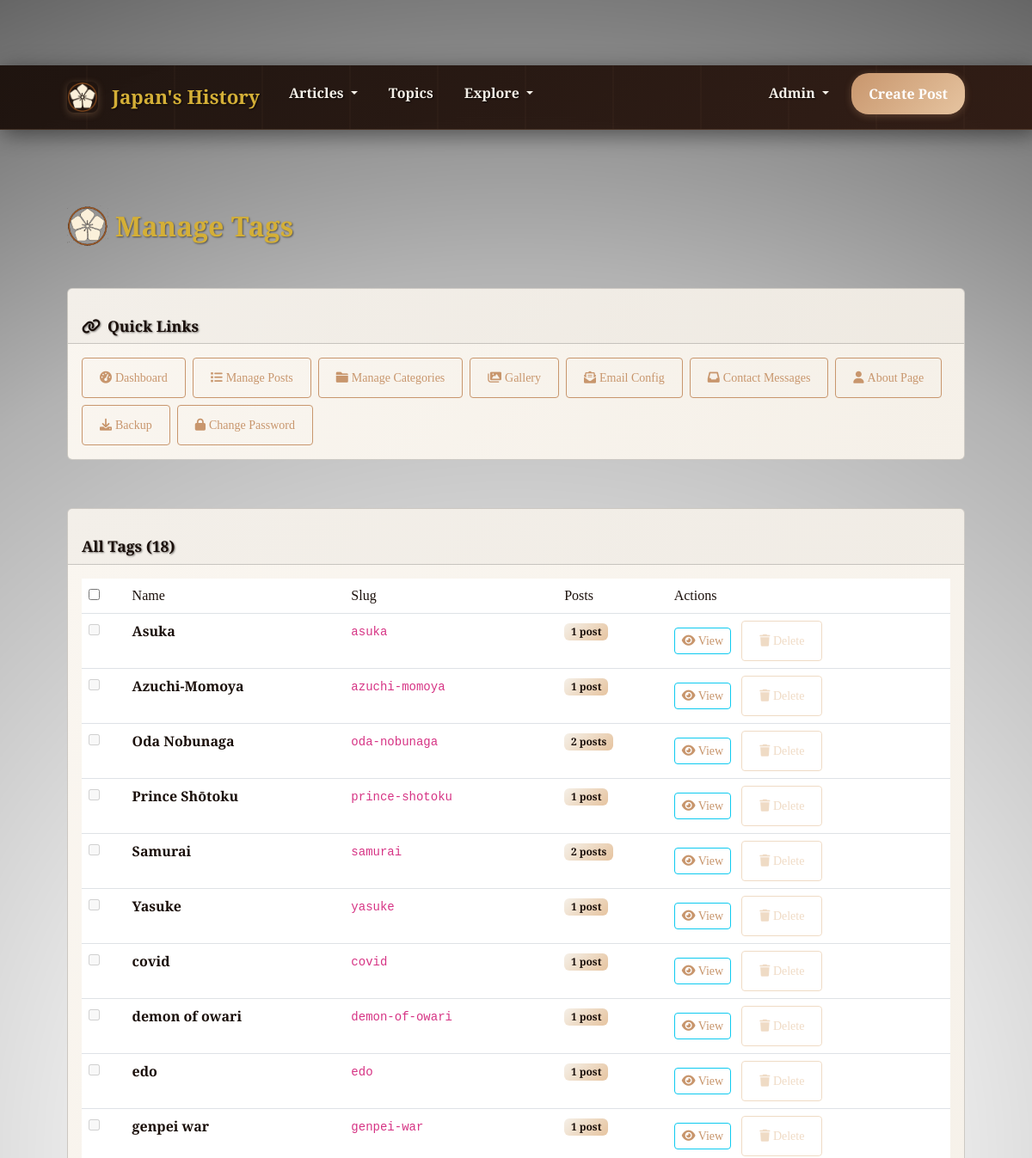
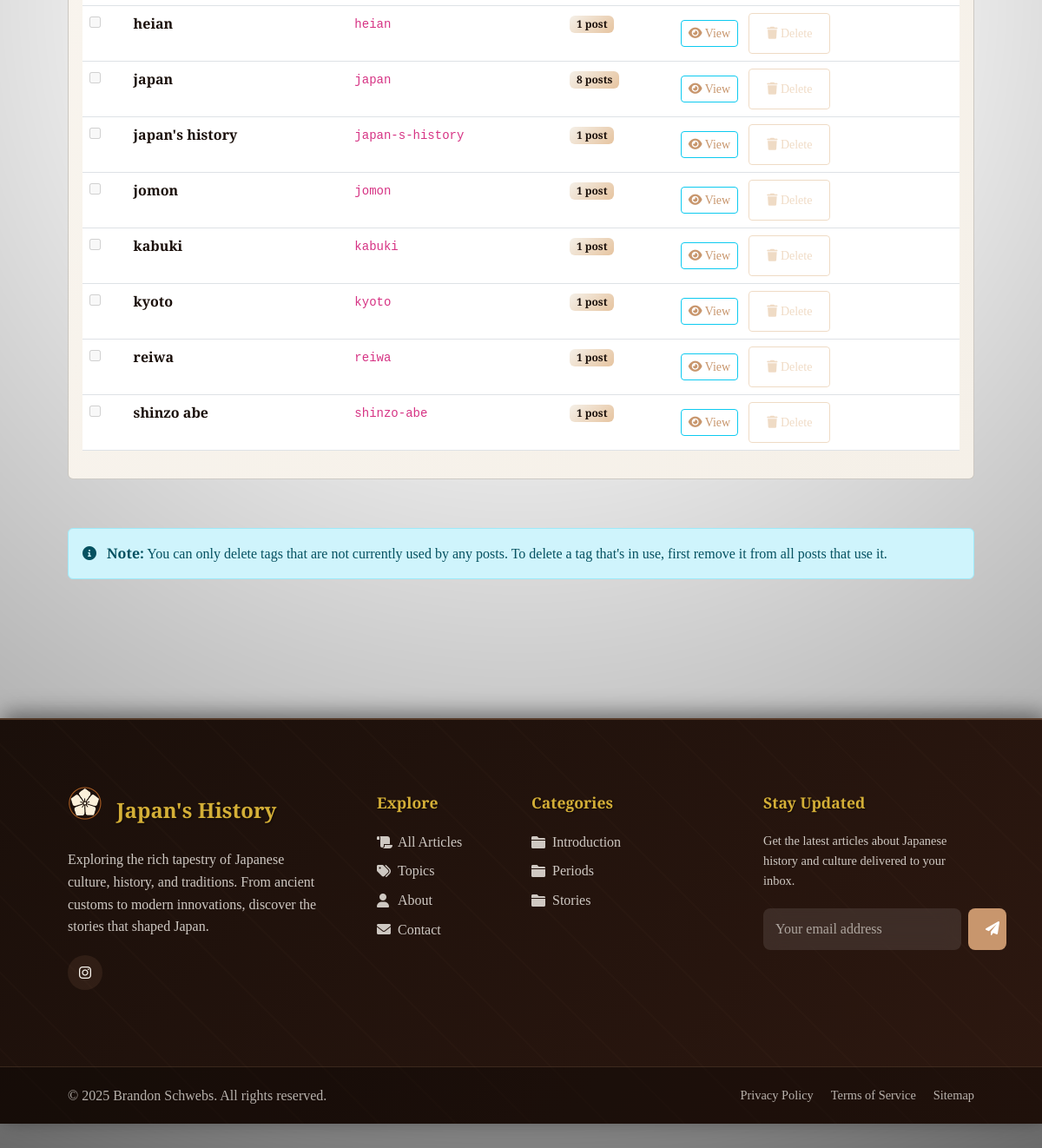
Page /admin/tags (signed in) on the committed database (2 pictures, top to bottom).
### tables this page shows
CREATE TABLE tags (
                id INTEGER PRIMARY KEY AUTOINCREMENT,
                name TEXT UNIQUE NOT NULL,
                slug TEXT UNIQUE NOT NULL,
                created_at TIMESTAMP DEFAULT CURRENT_TIMESTAMP
            );

CREATE TABLE social_links (
                id INTEGER PRIMARY KEY AUTOINCREMENT,
                name TEXT NOT NULL,
                url TEXT NOT NULL,
                icon_class TEXT NOT NULL,
                display_order INTEGER DEFAULT 0,
                is_active BOOLEAN DEFAULT 1,
                created_at TIMESTAMP DEFAULT CURRENT_TIMESTAMP,
                updated_at TIMESTAMP DEFAULT CURRENT_TIMESTAMP
            );

CREATE TABLE categories (
                id INTEGER PRIMARY KEY AUTOINCREMENT,
                name TEXT UNIQUE NOT NULL,
                slug TEXT UNIQUE NOT NULL,
                description TEXT,
                created_at TIMESTAMP DEFAULT CURRENT_TIMESTAMP
            );

### routes/admin.py (the view)
@admin.route('/admin/tags')
@admin_required
def admin_tags():
    tags = TagModel.get_all_tags()
    return render_template('admin/tags.html', tags=tags)

### templates/admin/tags.html (shortened to what this page needs)
{% extends "base.html" %}
{% block content %}
<div class="d-flex justify-content-between align-items-center mb-4">
    <h1 class="d-flex align-items-center" style="font-size: 2rem;"><img src="{{ url_for('static', filename='img/Japanese History Blog Logo - Styled.png') }}" alt="Japan's History Logo" class="me-2" style="height: 48px; width: 48px;">Manage Tags</h1>
</div>
<div class="row mb-4">
    <div class="col-12">
        <div class="card">
            <div class="card-header d-flex justify-content-between align-items-center">
                <h5 class="mb-0"><i class="fas fa-link me-2"></i>Quick Links</h5>
            </div>
            <div class="card-body">
                <div class="collapse d-md-block" id="quickLinksCollapseTags">
                    <div class="d-flex flex-wrap gap-2">
                        <a href="{{ url_for('admin.admin_dashboard') }}" class="btn btn-outline-primary btn-sm">
                            <i class="fas fa-tachometer-alt me-1"></i>Dashboard
                        </a>
                        <a href="{{ url_for('admin.admin_posts') }}" class="btn btn-outline-primary btn-sm">
                            <i class="fas fa-list me-1"></i>Manage Posts
                        </a>
                        <a href="{{ url_for('admin.admin_categories') }}" class="btn btn-outline-primary btn-sm">
                            <i class="fas fa-folder me-1"></i>Manage Categories
                        </a>
                        <a href="{{ url_for('admin.admin_gallery') }}" class="btn btn-outline-primary btn-sm">
                            <i class="fas fa-images me-1"></i>Gallery
                        </a>
                        <a href="{{ url_for('admin.admin_email_config') }}" class="btn btn-outline-primary btn-sm">
                            <i class="fas fa-envelope-open-text me-1"></i>Email Config
                        </a>
                        <a href="{{ url_for('admin.admin_contact_messages') }}" class="btn btn-outline-primary btn-sm">
                            <i class="fas fa-inbox me-1"></i>Contact Messages
                        </a>
                        <a href="{{ url_for('admin.admin_about') }}" class="btn btn-outline-primary btn-sm">
                            <i class="fas fa-user me-1"></i>About Page
                        </a>
                        <a href="{{ url_for('admin.admin_backup') }}" class="btn btn-outline-primary btn-sm">
                            <i class="fas fa-download me-1"></i>Backup
                        </a>
                        <a href="{{ url_for('admin.admin_change_password') }}" class="btn btn-outline-primary btn-sm">
                            <i class="fas fa-lock me-1"></i>Change Password
                        </a>
                    </div>
                </div>
            </div>
        </div>
    </div>
</div>
{% if tags %}
<div class="row">
    <div class="col-12">
        <div class="card">
            <div class="card-header">
                <h5 class="mb-0">All Tags ({{ tags|length }})</h5>
            </div>
            <div class="card-body">
                <div class="table-responsive">
                    <table class="table table-hover">
                        <thead>
                            <tr>
                                <th>
                                    <input type="checkbox" id="selectAll" onchange="toggleSelectAll()">
                                </th>
                                <th>Name</th>
                                <th>Slug</th>
                                <th>Posts</th>
                                <th>Actions</th>
                            </tr>
                        </thead>
                        <tbody>
                            {% for tag in tags %}
                            <tr>
                                <td>
                                    <input type="checkbox" class="tag-checkbox" value="{{ tag.id }}"
                                           onchange="updateBulkDeleteButton()"
                                           {% if tag.post_count > 0 %}disabled title="Cannot delete tags in use"{% endif %}>
                                </td>
                                <td>
                                    <strong>{{ tag.name }}</strong>
                                </td>
                                <td>
                                    <code>{{ tag.slug }}</code>
                                </td>
                                <td>
                                    <span class="badge bg-{{ 'primary' if tag.post_count > 0 else 'secondary' }}">
                                        {{ tag.post_count }} post{{ 's' if tag.post_count != 1 else '' }}
                                    </span>
                                </td>
                                <td>
                                    <a href="{{ url_for('search.posts_by_tag', slug=tag.slug) }}"
                                       class="btn btn-sm btn-outline-info me-2" target="_blank">
                                        <i class="fas fa-eye"></i> View
                                    </a>
                                    {% if tag.post_count == 0 %}
                                    <form method="POST" action="{{ url_for('admin.admin_delete_tag', tag_id=tag.id) }}"
                                          class="d-inline"
                                          onsubmit="return confirm('Are you sure you want to delete the tag \'{{ tag.name }}\'? This action cannot be undone.');">
                                        <input type="hidden" name="csrf_token" value="{{ csrf_token() }}"/>
                                        <button type="submit" class="btn btn-sm btn-outline-danger">
                                            <i class="fas fa-trash"></i> Delete
                                        </button>
                                    </form>
                                    {% else %}
                                    <button class="btn btn-sm btn-outline-secondary" disabled
                                            title="Cannot delete tags that are in use">
                                        <i class="fas fa-trash"></i> Delete
                                    </button>
                                    {% endif %}
                                </td>
                            </tr>
                            {% endfor %}
                        </tbody>
                    </table>
                </div>
            </div>
        </div>
    </div>
</div>
<div class="row mt-4">
    <div class="col-12">
        <div class="alert alert-info">
            <i class="fas fa-info-circle me-2"></i>
            <strong>Note:</strong> You can only delete tags that are not currently used by any posts.
            To delete a tag that's in use, first remove it from all posts that use it.
        </div>
    </div>
</div>
{% endif %}
{% endblock %}

### templates/base.html (shortened to what this page needs)
<!DOCTYPE html>
<html lang="en">
<head>
    <link href="https://cdn.jsdelivr.net/npm/bootstrap@5.3.0/dist/css/bootstrap.min.css" rel="stylesheet">
    <link href="https://cdnjs.cloudflare.com/ajax/libs/font-awesome/6.0.0/css/all.min.css" rel="stylesheet">
    <link href="{{ url_for('static', filename='css/style.css') }}" rel="stylesheet">
</head>
<body>
    <nav class="navbar navbar-expand-lg fixed-top navbar-enhanced">
        <div class="container">
            <a class="navbar-brand navbar-brand-enhanced d-flex align-items-center" href="{{ url_for('main.index') }}">
                <img src="{{ url_for('static', filename='img/Japanese History Blog Logo - Styled.png') }}"
                     alt="Japan's History Logo" class="navbar-logo-enhanced me-3">
                Japan's History
            </a>
            <div class="collapse navbar-collapse" id="navbarNav">
                <ul class="navbar-nav me-auto">
                    <li class="nav-item dropdown">
                        <a class="nav-link nav-link-enhanced dropdown-toggle" href="{{ url_for('main.articles') }}"
                           role="button" data-bs-toggle="dropdown" aria-expanded="false">
                            Articles
                        </a>
                    </li>
                    <li class="nav-item">
                        <a class="nav-link nav-link-enhanced" href="{{ url_for('search.all_tags') }}">
                            Topics
                        </a>
                    </li>
                    <li class="nav-item dropdown">
                        <a class="nav-link nav-link-enhanced dropdown-toggle" href="#"
                           role="button" data-bs-toggle="dropdown" aria-expanded="false">
                            Explore
                        </a>
                    </li>
                </ul>
                <ul class="navbar-nav">
                    {% if is_admin_logged_in %}
                    <li class="nav-item dropdown d-flex align-items-center">
                        <a class="nav-link nav-link-enhanced dropdown-toggle" href="#"
                           role="button" data-bs-toggle="dropdown">
                            Admin
                        </a>
                    </li>
                    {% endif %}
                    {% if is_admin_logged_in %}
                    <li class="nav-item d-flex align-items-center">
                        <a class="nav-cta-btn" href="{{ url_for('posts.create_post') }}">
                            Create Post
                        </a>
                    </li>
                    {% else %}
                    <li class="nav-item">
                        <a class="nav-link nav-link-enhanced" href="{{ url_for('auth.admin_login') }}">
                            Admin
                        </a>
                    </li>
                    {% endif %}
                </ul>
            </div>
        </div>
    </nav>
    <main class="content-section">
        <div class="container mt-4">
            {% block content %}{% endblock %}
        </div>
    </main>
    <footer class="footer-enhanced">
        <div class="footer-main">
            <div class="container">
                <div class="row">
                    <div class="col-lg-4 col-md-6 mb-4">
                        <div class="footer-brand">
                            <div class="d-flex align-items-center mb-3">
                                <img src="{{ url_for('static', filename='img/Japanese History Blog Logo - Styled.png') }}"
                                     alt="Japan's History Logo" class="me-3" style="height: 40px; width: 40px; border-radius: 8px;">
                                <h4>Japan's History</h4>
                            </div>
                            <p>Exploring the rich tapestry of Japanese culture, history, and traditions. From ancient customs to modern innovations, discover the stories that shaped Japan.</p>
                            {% if social_links %}
                            <div class="footer-social">
                                {% for link in social_links %}
                                <a href="{{ link.url }}" class="social-link" title="{{ link.name }}" target="_blank" rel="noopener noreferrer">
                                    <i class="{{ link.icon_class }}"></i>
                                </a>
                                {% endfor %}
                            </div>
                            {% endif %}
                        </div>
                    </div>
                    <div class="col-lg-2 col-md-6 mb-4">
                        <div class="footer-links">
                            <h5>Explore</h5>
                            <ul>
                                <li><a href="{{ url_for('main.articles') }}">
                                    <i class="fas fa-scroll"></i>All Articles
                                </a></li>
                                <li><a href="{{ url_for('search.all_tags') }}">
                                    <i class="fas fa-tags"></i>Topics
                                </a></li>
                                <li><a href="{{ url_for('main.about') }}">
                                    <i class="fas fa-user"></i>About
                                </a></li>
                                <li><a href="{{ url_for('main.contact') }}">
                                    <i class="fas fa-envelope"></i>Contact
                                </a></li>
                            </ul>
                        </div>
                    </div>
                    <div class="col-lg-3 col-md-6 mb-4">
                        <div class="footer-links">
                            <h5>Categories</h5>
                            <ul>
                                {% for category in categories[:5] %}
                                <li><a href="{{ url_for('main.articles_by_category', category_slug=category.slug) }}">
                                    <i class="fas fa-folder"></i>{{ category.name }}
                                </a></li>
                                {% endfor %}
                            </ul>
                        </div>
                    </div>
                    <div class="col-lg-3 col-md-6 mb-4">
                        <div class="footer-links">
                            <h5>Stay Updated</h5>
                            <p style="color: var(--text-warm); opacity: 0.8; font-size: 0.9rem;">
                                Get the latest articles about Japanese history and culture delivered to your inbox.
                            </p>
                            <form class="newsletter-form">
                                <input type="email" class="newsletter-input" placeholder="Your email address" required>
                                <button type="submit" class="newsletter-btn">
                                    <i class="fas fa-paper-plane"></i>
                                </button>
                            </form>
                        </div>
                    </div>
                </div>
            </div>
        </div>
        <div class="footer-bottom">
            <div class="container">
                <div class="footer-bottom-content">
                    <p class="footer-copyright">
                        &copy; 2025 Brandon Schwebs. All rights reserved.
                    </p>
                    <div class="footer-legal">
                        <a href="#">Privacy Policy</a>
                        <a href="#">Terms of Service</a>
                        <a href="#">Sitemap</a>
                    </div>
                </div>
            </div>
        </div>
    </footer>
    <link href="https://cdn.quilljs.com/1.3.7/quill.snow.css" rel="stylesheet">
</body>
</html>

### rows in the picture
tags: name "Asuka", slug "asuka", post_count "1"
tags: name "Azuchi-Momoya", slug "azuchi-momoya", post_count "1"
tags: name "Oda Nobunaga", slug "oda-nobunaga", post_count "2", post_count "s"
tags: name "Prince Shōtoku", slug "prince-shotoku", post_count "1"
tags: name "Samurai", slug "samurai", post_count "2", post_count "s"
tags: name "Yasuke", slug "yasuke", post_count "1"
tags: name "covid", slug "covid", post_count "1"
tags: name "demon of owari", slug "demon-of-owari", post_count "1"
tags: name "edo", slug "edo", post_count "1"
tags: name "genpei war", slug "genpei-war", post_count "1"
tags: name "heian", slug "heian", post_count "1"
tags: name "japan", slug "japan", post_count "8", post_count "s"
tags: name "japan's history", slug "japan-s-history", post_count "1"
tags: name "jomon", slug "jomon", post_count "1"
tags: name "kabuki", slug "kabuki", post_count "1"
tags: name "kyoto", slug "kyoto", post_count "1"
tags: name "reiwa", slug "reiwa", post_count "1"
tags: name "shinzo abe", slug "shinzo-abe", post_count "1"
categories: name "Introduction"
categories: name "Periods"
categories: name "Stories"

### other values in the picture
{{ tags|length }} "18"
